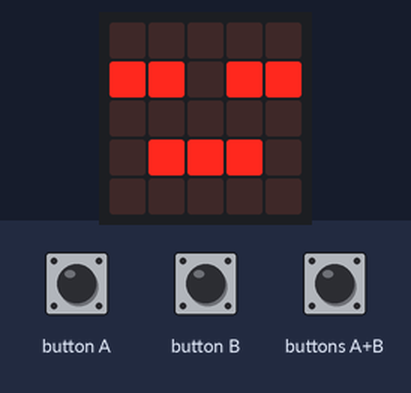
Recording of a program running on a simulated BBC micro:bit (MakeCode). Shown: the board's 5×5 LED display. The inputs (shaded band) are chosen by the test bench.

Above: at 1.8 s.
1.9 s: button A pressed for 0.15 s
At 2.7 s:
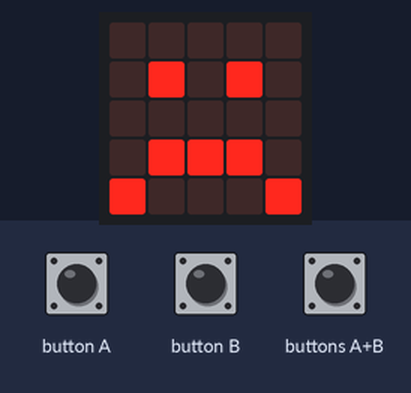
3.5 s: button B pressed for 0.15 s
At 4.8 s:
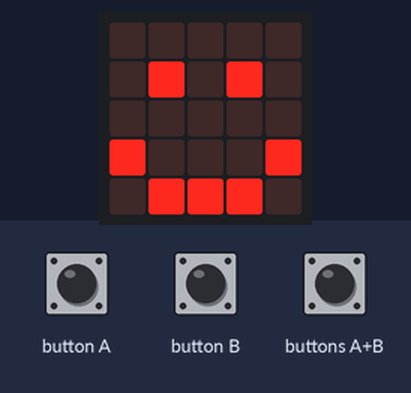
5.1 s: buttons A+B pressed for 0.15 s
At 6.3 s:
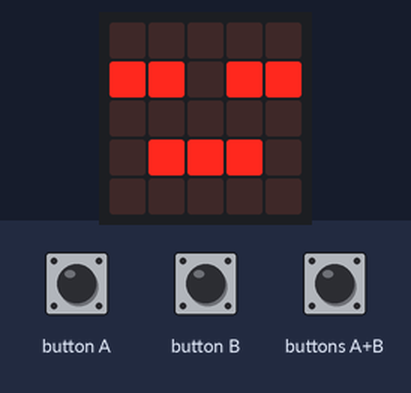
Timing chart, 0 to 8.1 s (numbered marks = the images above; inputs shaded):
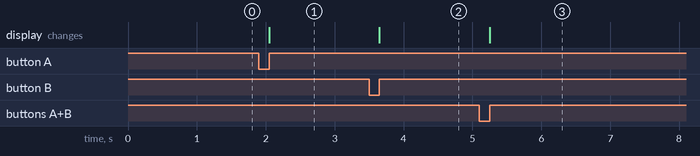

Measured:
- after the input at 1.9 s, the display: changes after 0.15 s (image 1)
- after the input at 3.5 s, the display: changes after 0.15 s (image 2)
- after the input at 5.1 s, the display: changes after 0.15 s (image 3)

The program:

main.ts
```typescript
input.onButtonPressed(Button.A, function () {
    basic.showIcon(IconNames.Sad)
})
input.onButtonPressed(Button.AB, function () {
    basic.showIcon(IconNames.Asleep)
})
input.onButtonPressed(Button.B, function () {
    basic.showIcon(IconNames.Happy)
})
basic.showIcon(IconNames.Asleep)
```

test.ts
```typescript
// i test vanno qui; questi non saranno compilati quando questo pacchetto viene usato come estensione.
```
